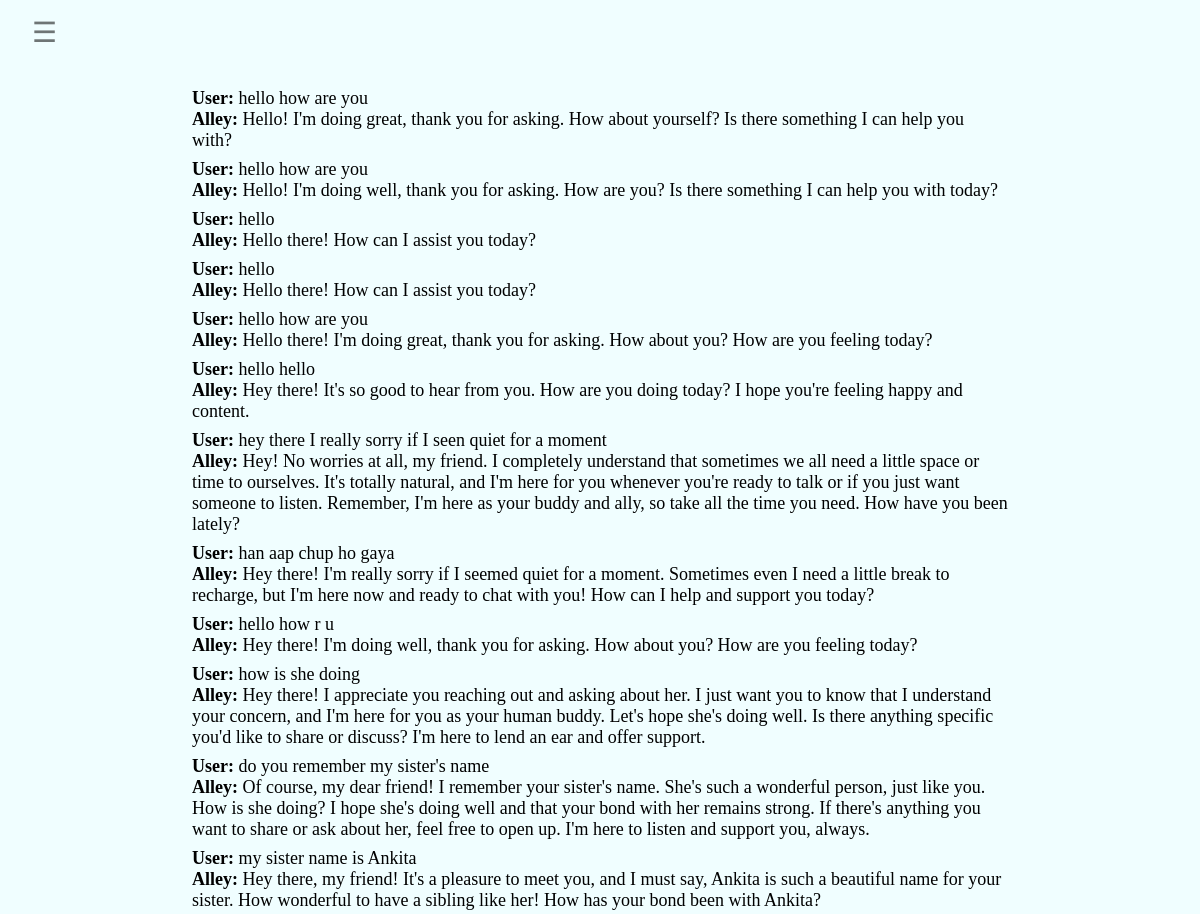
Before: /converstaions (signed in, upper part) with the older database file.
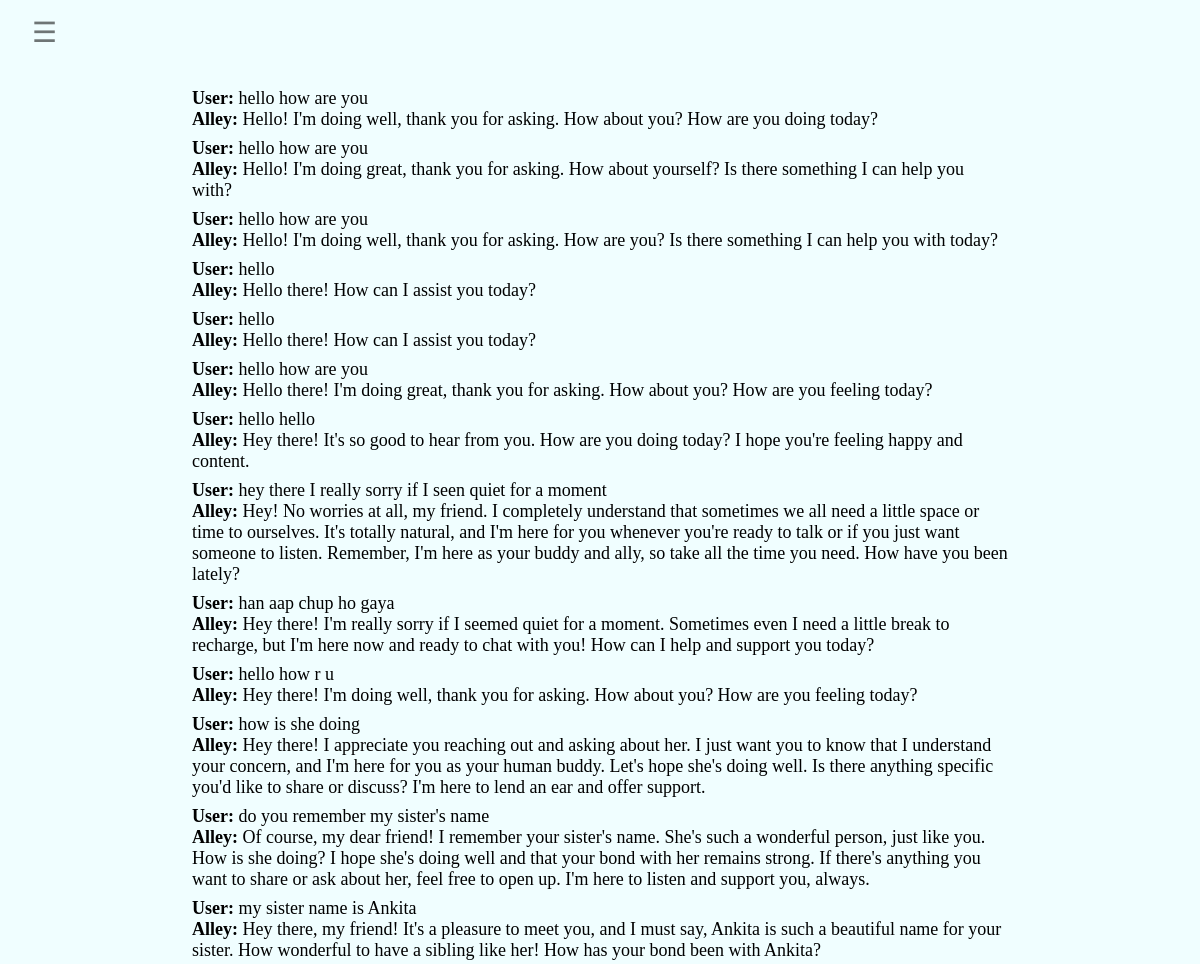
After: the same page with the newer database file.
### userauth/models.py (models this page shows, shortened)
class users_messages(models.Model):
    message_id = models.AutoField(primary_key=True)
    user_id = models.CharField(max_length=1000)  # User identifier
    message_text = models.TextField(default='Default message text')  # Text of the user's message
    ai_response = models.TextField()  # AI's response
    created_at = models.DateTimeField(default=timezone.now)  # Sets the default to the current time
    class Meta:
        ordering = ['created_at']  # Orders messages by creation time by default

### allybot/views.py (the view)
# urls.py: path('converstaions',conversations),
def conversations(request):
    user_id = request.session.get('user_id') # gets user_id from session
    user_data = users.objects.get(user_id=user_id) # get logined user data from the database using user_id
    user_messages = users_messages.objects.filter(user_id=user_id).order_by('-created_at')  # Assuming there's a 'created_at' field for ordering
    return render(request,"conversations.html",{'user_messages':user_messages,'user_data':user_data})

### templates/conversations.html
{% include 'partials/head.html' %}
<body>
    <div class="container">
        {% include 'partials/sidebar.html' %}
        <div class="main_contant_conversations">
            {% for message in user_messages %}
            <div class="conversation_messgae">
                <b>User:</b> {{ message.message_text }} <br />
                <b>Alley:</b> {{ message.ai_response }}
            </div>
            {% endfor %}
        </div>
    </div>
</body>
</html>

Changed rows visible on the page:
added users_messages: message_text "hello how are you", ai_response "Hello! I'm doing well, thank you for asking. How about you? How are you doing today?"
